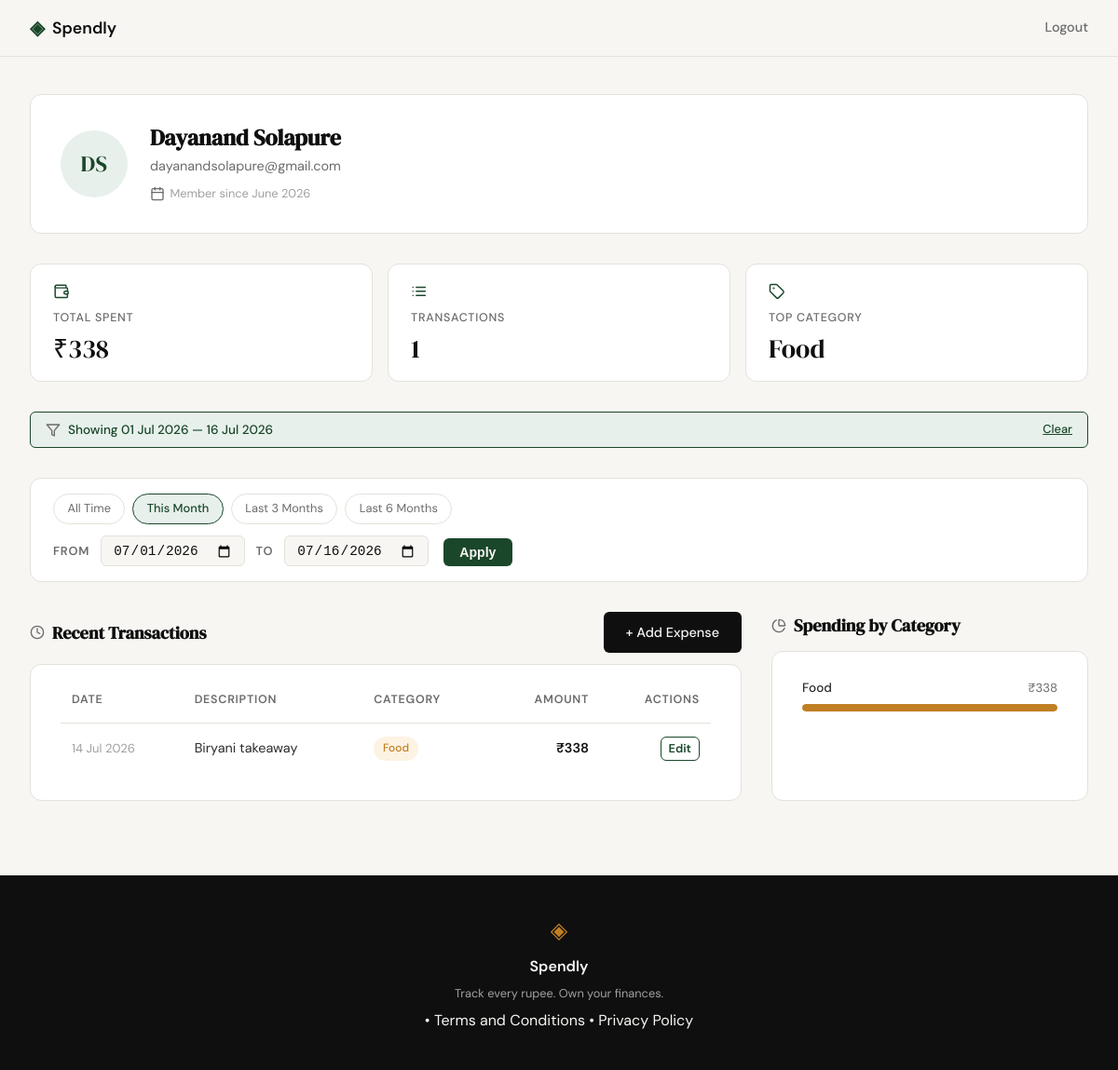
The app's page /profile?from_date=2026-07-01&to_date=2026-07-16 (signed in) with its own data.
### tables this page shows
CREATE TABLE users (
            id            INTEGER PRIMARY KEY AUTOINCREMENT,
            name          TEXT    NOT NULL,
            email         TEXT    UNIQUE NOT NULL,
            password_hash TEXT    NOT NULL,
            created_at    TEXT    DEFAULT (datetime('now'))
        );

CREATE TABLE expenses (
            id          INTEGER PRIMARY KEY AUTOINCREMENT,
            user_id     INTEGER NOT NULL,
            amount      REAL    NOT NULL,
            category    TEXT    NOT NULL,
            date        TEXT    NOT NULL,
            description TEXT,
            created_at  TEXT    DEFAULT (datetime('now')),
            FOREIGN KEY (user_id) REFERENCES users (id)
        );

### app.py (the view)
@app.route("/profile")
def profile():
    if not session.get("user_id"):
        return redirect(url_for("login"))
    db_user = get_user_by_id(session["user_id"])
    if db_user is None:
        session.clear()
        return redirect(url_for("login"))
    user = {
        "name": db_user["name"],
        "email": db_user["email"],
        "member_since": _fmt_member_since(db_user["created_at"]),
    }
    filter_from = request.args.get("from_date", "").strip()
    filter_to = request.args.get("to_date", "").strip()
    filter_error = None
    filter_hint = None
    active_filter = False
    if filter_from and not _DATE_RE.match(filter_from):
        filter_error = "Invalid start date. Use YYYY-MM-DD format."
        filter_from = filter_to = ""
    elif filter_to and not _DATE_RE.match(filter_to):
        filter_error = "Invalid end date. Use YYYY-MM-DD format."
        filter_from = filter_to = ""
    elif bool(filter_from) != bool(filter_to):
        filter_hint = "Please provide both a start and an end date."
        filter_from = filter_to = ""
    elif filter_from and filter_to:
        if filter_from > filter_to:
            filter_error = "Start date must be on or before the end date."
            filter_from = filter_to = ""
        else:
            active_filter = True
    user_id = session["user_id"]
    from_arg = filter_from if active_filter else None
    to_arg = filter_to if active_filter else None
    expenses = get_user_expenses(user_id, from_arg, to_arg)
    stats = get_user_stats(user_id, from_arg, to_arg)
    categories = get_user_categories(user_id, from_arg, to_arg)
    filter_from_display = _fmt_date(filter_from) if active_filter else ""
    filter_to_display = _fmt_date(filter_to) if active_filter else ""
    _today = date.today()
    quick_filters = {
        "This Month":    (_today.replace(day=1).isoformat(), _today.isoformat()),
        "Last 3 Months": ((_today - timedelta(days=90)).isoformat(), _today.isoformat()),
        "Last 6 Months": ((_today - timedelta(days=180)).isoformat(), _today.isoformat()),
    }
    return render_template(
        "profile.html",
        user=user, stats=stats, expenses=expenses, categories=categories,
        filter_from=filter_from, filter_to=filter_to,
        filter_from_display=filter_from_display, filter_to_display=filter_to_display,
        active_filter=active_filter,
        filter_error=filter_error, filter_hint=filter_hint,
        quick_filters=quick_filters,
    )

### app.py (called while the page is built)
@app.after_request
def set_security_headers(response):
    response.headers["X-Content-Type-Options"] = "nosniff"
    response.headers["X-Frame-Options"] = "DENY"
    response.headers["Referrer-Policy"] = "strict-origin-when-cross-origin"
    return response

### database/db.py (called while the page is built)
def get_db():
    conn = sqlite3.connect(DB_PATH)
    conn.row_factory = sqlite3.Row
    conn.execute("PRAGMA foreign_keys = ON")
    return conn

def get_user_by_id(user_id):
    conn = get_db()
    cursor = conn.cursor()
    cursor.execute("SELECT * FROM users WHERE id = ?", (user_id,))
    user = cursor.fetchone()
    conn.close()
    return user

def _fmt_amount(amount_float):
    return f"₹{int(amount_float):,}"

def _fmt_date(date_str):
    dt = datetime.strptime(date_str, "%Y-%m-%d")
    return dt.strftime("%#d %b %Y")

def _fmt_member_since(created_at_str):
    dt = datetime.strptime(created_at_str, "%Y-%m-%d %H:%M:%S")
    return dt.strftime("%B %Y")

def _date_filter(from_date, to_date):
    if from_date and to_date:
        return " AND date BETWEEN ? AND ?", [from_date, to_date]
    return "", []

def get_user_expenses(user_id, from_date=None, to_date=None):
    conn = get_db()
    cursor = conn.cursor()
    date_clause, date_params = _date_filter(from_date, to_date)
    sql = ("SELECT id, date, description, category, amount FROM expenses "
           "WHERE user_id = ?" + date_clause)
    params = [user_id] + date_params
    sql += " ORDER BY date DESC" if date_clause else " ORDER BY date DESC LIMIT 10"
    cursor.execute(sql, params)
    rows = cursor.fetchall()
    conn.close()
    return [
        {
            "id": row["id"],
            "date": _fmt_date(row["date"]),
            "description": row["description"],
            "category": row["category"],
            "amount": _fmt_amount(row["amount"]),
        }
        for row in rows
    ]

### templates/profile.html (shortened to what this page needs)
{% extends "base.html" %}
{% block head %}
<link rel="stylesheet" href="{{ url_for('static', filename='css/profile.css') }}">
{% endblock %}
{% block content %}
<div class="profile-page">
  <div class="profile-inner">
    <section class="profile-hero">
      <div class="profile-avatar">
        <span class="profile-avatar__initials">
          {{ user.name.split()[0][0] }}{{ user.name.split()[-1][0] }}
        </span>
      </div>
      <div class="profile-identity">
        <h1 class="profile-identity__name">{{ user.name }}</h1>
        <p class="profile-identity__email">{{ user.email }}</p>
        <p class="profile-identity__since">
          <i data-lucide="calendar" class="profile-icon"></i>
          Member since {{ user.member_since }}
        </p>
      </div>
    </section>
    <section class="profile-stats">
      <div class="profile-stat-card">
        <i data-lucide="wallet" class="profile-stat-card__icon"></i>
        <span class="profile-stat-card__label">Total Spent</span>
        <span class="profile-stat-card__value">{{ stats.total_spent }}</span>
      </div>
      <div class="profile-stat-card">
        <i data-lucide="list" class="profile-stat-card__icon"></i>
        <span class="profile-stat-card__label">Transactions</span>
        <span class="profile-stat-card__value">{{ stats.transaction_count }}</span>
      </div>
      <div class="profile-stat-card">
        <i data-lucide="tag" class="profile-stat-card__icon"></i>
        <span class="profile-stat-card__label">Top Category</span>
        <span class="profile-stat-card__value">{{ stats.top_category }}</span>
      </div>
    </section>
    {% if active_filter %}
    <div class="filter-active-badge">
      <i data-lucide="filter" class="profile-icon"></i>
      Showing {{ filter_from_display }} — {{ filter_to_display }}
      <a href="{{ url_for('profile') }}" class="filter-active-badge__clear">Clear</a>
    </div>
    {% endif %}
    <form class="filter-form" method="GET" action="{{ url_for('profile') }}">
      <div class="quick-filter">
        <a href="{{ url_for('profile') }}"
           class="quick-filter__btn {% if not active_filter %}quick-filter__btn--active{% endif %}">
          All Time
        </a>
        {% for label, (from_d, to_d) in quick_filters.items() %}
        <a href="{{ url_for('profile', from_date=from_d, to_date=to_d) }}"
           class="quick-filter__btn {% if filter_from == from_d and filter_to == to_d %}quick-filter__btn--active{% endif %}">
          {{ label }}
        </a>
        {% endfor %}
      </div>
      <div class="filter-form__row">
        <div class="filter-form__fields">
          <label class="filter-form__label" for="from_date">From</label>
          <input class="filter-form__input" type="date" id="from_date"
                 name="from_date" value="{{ filter_from }}">
          <label class="filter-form__label" for="to_date">To</label>
          <input class="filter-form__input" type="date" id="to_date"
                 name="to_date" value="{{ filter_to }}">
        </div>
        <div class="filter-form__actions">
          <button class="filter-form__btn" type="submit">Apply</button>
        </div>
      </div>
    </form>
    <div class="profile-bottom-grid">
      <section class="profile-section">
        <div class="profile-section__header">
          <h2 class="profile-section__heading">
            <i data-lucide="clock" class="profile-icon"></i>
            Recent Transactions
          </h2>
          <a href="{{ url_for('add_expense_view') }}" class="btn-primary">+ Add Expense</a>
        </div>
        <div class="profile-card">
          <table class="txn-table">
            <thead class="txn-table__head">
              <tr>
                <th class="txn-table__th">Date</th>
                <th class="txn-table__th">Description</th>
                <th class="txn-table__th">Category</th>
                <th class="txn-table__th txn-table__th--right">Amount</th>
                <th class="txn-table__th txn-table__th--right">Actions</th>
              </tr>
            </thead>
            <tbody>
              {% for expense in expenses %}
              <tr class="txn-table__row">
                <td class="txn-table__td txn-table__td--date">{{ expense.date }}</td>
                <td class="txn-table__td">{{ expense.description }}</td>
                <td class="txn-table__td">
                  <span class="cat-badge cat-badge--{{ expense.category | lower | replace(' ', '-') }}">
                    {{ expense.category }}
                  </span>
                </td>
                <td class="txn-table__td txn-table__td--amount">{{ expense.amount }}</td>
                <td class="txn-table__td txn-table__td--actions">
                  <a href="{{ url_for('edit_expense', id=expense.id) }}" class="txn-edit-link">Edit</a>
                </td>
              </tr>
              {% endfor %}
            </tbody>
          </table>
        </div>
      </section>
      <section class="profile-section">
        <h2 class="profile-section__heading">
          <i data-lucide="pie-chart" class="profile-icon"></i>
          Spending by Category
        </h2>
        <div class="profile-card profile-card--full-height">
          <div class="cat-breakdown">
            {% for cat in categories %}
            <div class="cat-breakdown__row">
              <div class="cat-breakdown__meta">
                <span class="cat-breakdown__name">{{ cat.name }}</span>
                <span class="cat-breakdown__total">{{ cat.total }}</span>
              </div>
              <div class="cat-breakdown__track">
                <div
                  class="cat-breakdown__fill cat-breakdown__fill--{{ cat.name | lower | replace(' ', '-') }}"
                  style="--bar-pct: {{ cat.pct }}%">
                </div>
              </div>
            </div>
            {% endfor %}
          </div>
        </div>
      </section>
    </div>
  </div>
</div>
{% endblock %}

### static/css/style.css (style rules this page uses)
:root { --ink: #0f0f0f; --ink-soft: #2d2d2d; --ink-muted: #6b6b6b; --ink-faint: #a0a0a0; --paper: #f7f6f3; --paper-warm: #f0ede6; --paper-card: #ffffff; --accent: #1a472a; --accent-light: #e8f0eb; --accent-2: #c17f24; --accent-2-light: #fdf3e3; --danger: #c0392b; --danger-light: #fdecea; --border: #e4e1da; --border-soft: #eeebe4; --font-display: 'DM Serif Display', Georgia, serif; --font-body: 'DM Sans', system-ui, sans-serif; --max-width: 1200px; --auth-width: 440px; --radius-sm: 6px; --radius-md: 12px; --radius-lg: 20px; }
*, *::before, *::after { box-sizing: border-box; margin: 0; padding: 0; }
html { font-size: 16px; scroll-behavior: smooth; }
body { background: var(--paper); color: var(--ink); font-family: var(--font-body); font-size: 1rem; line-height: 1.6; -webkit-font-smoothing: antialiased; }
a { color: inherit; text-decoration: none; }
.btn-primary { display: inline-block; background: var(--ink); color: var(--paper); padding: 0.65rem 1.5rem; border-radius: var(--radius-sm); font-family: var(--font-body); font-size: 0.9rem; font-weight: 500; cursor: pointer; border: none; transition: background 0.2s; text-decoration: none; }

### records on screen
users: name "D", name "S", name "Dayanand Solapure", email "dayanandsolapure@gmail.com"
expenses: date "14 Jul 2026", description "Biryani takeaway", category "Food", amount "₹338"

### other values on screen
{{ user.member_since }} "June 2026"
{{ stats.total_spent }} "₹338"
{{ stats.transaction_count }} "1"
{{ stats.top_category }} "Food"
{{ filter_from_display }} "01 Jul 2026"
{{ filter_to_display }} "16 Jul 2026"
{{ label }} "This Month" "Last 3 Months" "Last 6 Months"
{{ cat.name }} "Food"
{{ cat.total }} "₹338"
